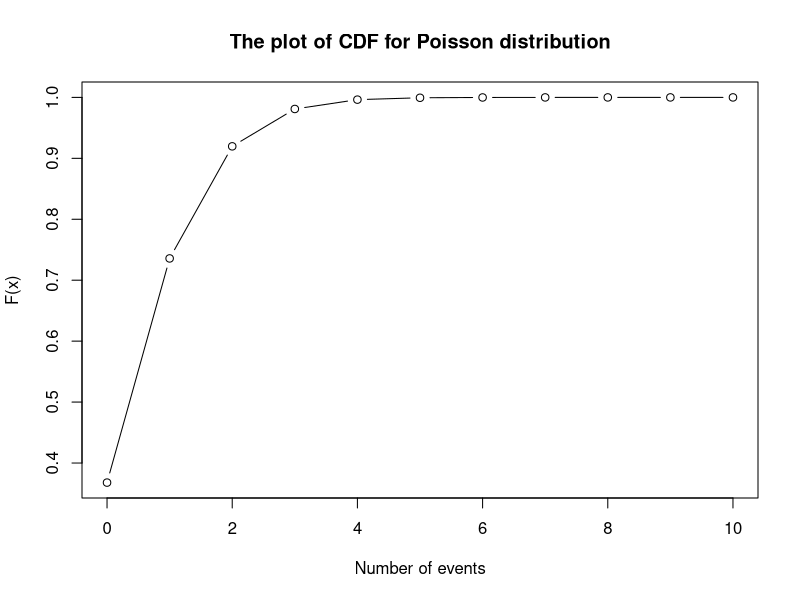

Generate this figure with R:
## ---- chunk 1
knitr::opts_chunk$set(
    echo = TRUE,
    warning = FALSE,
    message = FALSE)
## ---- chunk 2
nt <- function(n0, i, t) {
    out <- n0 * (1 + i)^t
    return(out)
}

# This function seems work right
nt(100, 0.05, 10)
## ---- chunk 3
cdf <- function(lambda, x) {
    a <- 0:x
    out <- ppois(a, lambda)
    return(out)
}
a <- 0:10
plot(a, cdf(1, 10), xlab = "Number of events", ylab = "F(x)",
    main = "The plot of CDF for Poisson distribution", type = "b")
## ---- chunk 4
gene <- function(p) {
    AA <- p^2
    AB <- 2 * p * (1 - p)
    BB <- (1 - p)^2
    return(c(AA, AB, BB))
}

# I suppose the proportion (or fraction) of gametes with A genes in the urn (p) is 0.2
gene(0.2)
